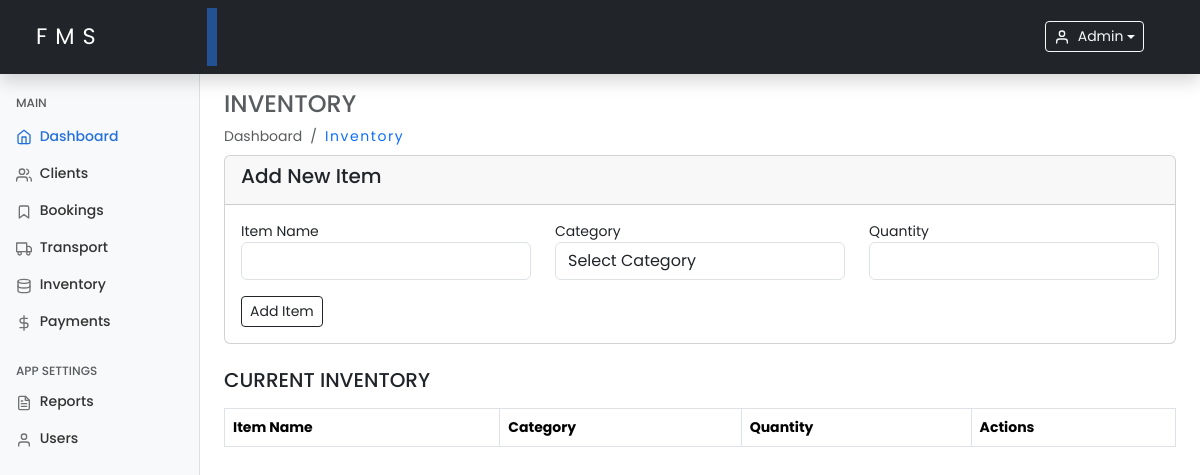
Page /inventory.php (signed in) on the earlier database version.
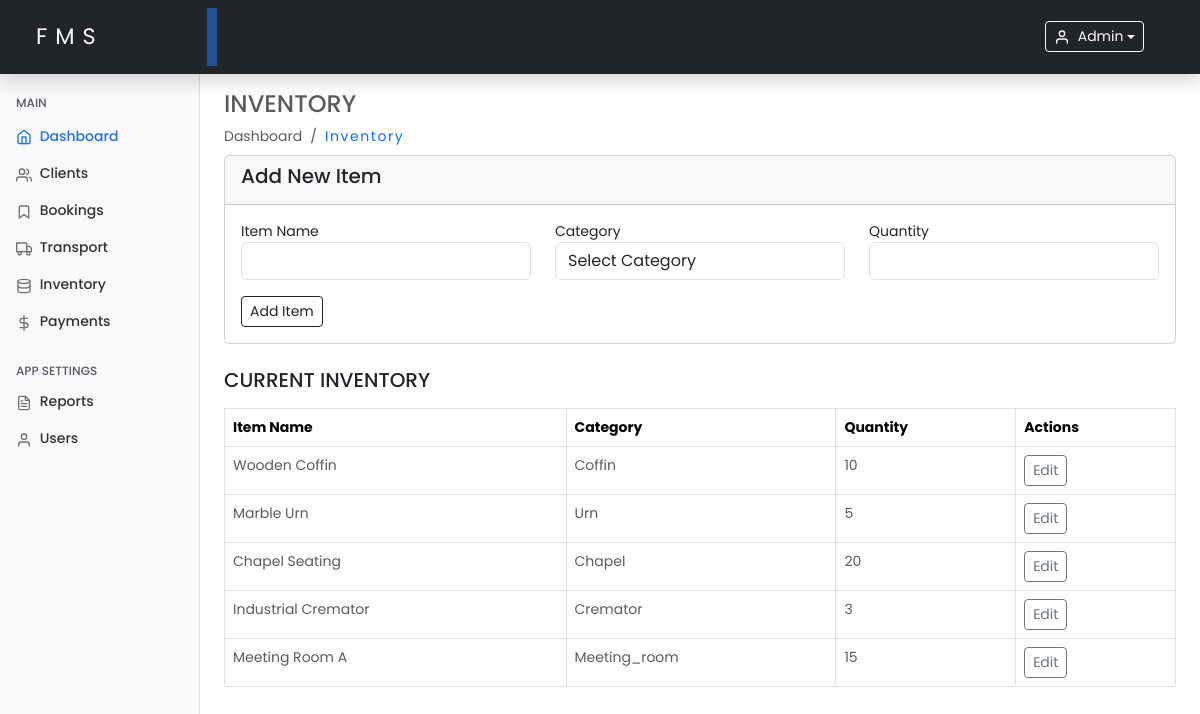
Same page on the later database version.
### tables this page shows
CREATE TABLE `inventory` (
  `id` int(11) NOT NULL,
  `item_name` varchar(100) NOT NULL,
  `category` enum('coffin','urn','chapel','cremator','meeting_room') NOT NULL,
  `quantity` int(11) NOT NULL,
  `last_updated` timestamp NOT NULL DEFAULT current_timestamp() ON UPDATE current_timestamp()
);

### includes/functions.php (called while the page is built, shortened)
<?php
function fetchInventoryData($conn) {
    $inventoryData = [];
    $stmt = $conn->prepare("SELECT id, item_name, category, quantity FROM inventory");
    if ($stmt->execute()) {
        $result = $stmt->get_result();
        while ($row = $result->fetch_assoc()) {
            $inventoryData[] = $row;
        }
    } else {
        echo "Error fetching inventory data: " . $stmt->error;
    }
    return $inventoryData;
}

### inventory.php (the view, shortened to what this page needs)
<?php
include 'includes/functions.php';
$inventoryData = fetchInventoryData($conn);
include './includes/header.php';
include './includes/sidebar.php';
?>
<main class="col-md-9 ms-sm-auto col-lg-10 px-md-4 mt-2">
    <h4 class="text-muted text-uppercase mt-2">Inventory</h4>
    <ol class="breadcrumb mb-2">
        <li class="breadcrumb-item active">Dashboard</li>
        <li class="breadcrumb-item">
            <a class="text-decoration-none hover-underline" href="inventory.php">Inventory</a>
        </li>
    </ol>
    <div class="card mb-4">
        <div class="card-header">
            <h5 class="card-title">Add New Item</h5>
        </div>
        <div class="card-body">
            <form method="POST">
                <div class="row mb-3">
                    <div class="col-md-4 form-group">
                        <label for="item_name">Item Name</label>
                        <input type="text" name="item_name" class="form-control" required>
                    </div>
                    <div class="col-md-4 form-group">
                        <label for="category">Category</label>
                        <select name="category" class="form-control" required>
                            <option value="" disabled selected>Select Category</option>
                        </select>
                    </div>
                    <div class="col-md-4 form-group">
                        <label for="quantity">Quantity</label>
                        <input type="number" name="quantity" class="form-control" required>
                    </div>
                </div>
                <button type="submit" name="add_item" class="btn btn-sm btn-outline-dark">Add Item</button>
            </form>
        </div>
    </div>
    <h5 class="text-dark text-uppercase mt-2">Current Inventory</h5>
    <table class="table table-bordered mt-3">
        <thead>
            <tr>
                <th>Item Name</th>
                <th>Category</th>
                <th>Quantity</th>
                <th>Actions</th>
            </tr>
        </thead>
        <tbody>
            <?php foreach ($inventoryData as $item): ?>
            <tr>
                <td class="text-muted text-capitalize"><?php echo htmlspecialchars($item['item_name']); ?></td>
                <td class="text-muted text-capitalize"><?php echo htmlspecialchars($item['category']); ?></td>
                <td class="text-muted text-capitalize"><?php echo htmlspecialchars($item['quantity']); ?></td>
                <td>
                    <button class="btn btn-sm btn-outline-secondary" data-toggle="modal" data-target="#editItemModal<?php echo $item['id']; ?>">Edit</button>
                </td>
            </tr>
            <?php endforeach; ?>
        </tbody>
    </table>
</main>
<?php include './includes/footer.php'; ?>

### includes/header.php (shortened to what this page needs)
<?php
require_once 'includes/functions.php';
?>
<!doctype html>
<html lang="en">
<head>
    <link href="https://cdn.jsdelivr.net/npm/bootstrap@5.3.3/dist/css/bootstrap.min.css" rel="stylesheet">
    <link rel="stylesheet" href="assets/css/dashboard.css">
    <link href="https://cdnjs.cloudflare.com/ajax/libs/fullcalendar/6.1.15/index.min.js" rel="stylesheet" />
</head>
<body>
    <header class="navbar navbar-dark sticky-top bg-dark p-2 flex-md-nowrap p-0 shadow">
        <a class="navbar-brand col-md-3 col-lg-2 me-0 px-3" href="./dashboard.php">FMS</a>
        <div class="dropdown ms-auto pe-5">
            <button class="btn btn-sm btn-outline-light rounded-60 dropdown-toggle d-flex align-items-center text-capitalize" type="button" id="userDropdown" data-bs-toggle="dropdown" aria-expanded="false">
                <span data-feather="user" class="me-2"></span>
                <?php echo htmlspecialchars($_SESSION['username']); ?>
            </button>
        </div>
    </header>

### includes/sidebar.php
<div class="container-fluid">
    <div class="row">
        <nav id="sidebarMenu" class="col-md-3 col-lg-2 d-md-block bg-light sidebar collapse">
            <div class="position-sticky pt-4">
                <h6 class="sidebar-heading d-flex justify-content-between align-items-center px-3 mt-4 mb-1 text-muted">
                    <span>Main</span>
                </h6>
                <ul class="nav flex-column my-2">
                    <li class="nav-item">
                        <a class="nav-link active d-flex align-items-center" aria-current="page" href="./dashboard.php">
                            <span data-feather="home"></span>&nbsp;Dashboard
                        </a>
                    </li>
                    <li class="nav-item">
                        <a class="nav-link" href="./clients.php">
                            <span data-feather="users"></span>
                            Clients
                        </a>
                    </li>
                    <li class="nav-item">
                        <a class="nav-link" href="./bookings.php">
                            <span data-feather="bookmark"></span>
                            Bookings
                        </a>
                    </li>
                    <li class="nav-item">
                        <a class="nav-link" href="./logistics.php">
                            <span data-feather="truck"></span>
                            Transport
                        </a>
                    </li>
                    <li class="nav-item">
                        <a class="nav-link" href="./inventory.php">
                            <span data-feather="database"></span>
                            Inventory
                        </a>
                    </li>
                    <li class="nav-item">
                        <a class="nav-link" href="./payments.php">
                            <span data-feather="dollar-sign"></span>
                            Payments
                        </a>
                    </li>
                </ul>
                <h6 class="sidebar-heading d-flex justify-content-between align-items-center px-3 mt-4 mb-1 text-muted">
                    <span>App Settings</span>
                </h6>
                <ul class="nav flex-column mb-2">
                    <li class="nav-item">
                        <a class="nav-link" href="./reports.php">
                            <span data-feather="file-text"></span>
                            Reports
                        </a>
                    </li>
                    <li class="nav-item">
                        <a class="nav-link" href="./users.php">
                            <span data-feather="user"></span>
                            Users
                        </a>
                    </li>
                </ul>
            </div>
        </nav>

### includes/footer.php (shortened to what this page needs)
</div>
</div>
</body>
</html>

### assets/css/dashboard.css (style rules this page uses)
* { margin: 0; padding: 0; box-sizing: border-box; }
body { font-size: .875rem; font-family: "Poppins", sans-serif; }
.feather { width: 16px; height: 16px; vertical-align: text-bottom; }
.sidebar { position: fixed; top: 0; bottom: 0; left: 0; z-index: 100; padding: 48px 0 0; box-shadow: inset -1px 0 0 rgba(0, 0, 0, .1); }
.sidebar .nav-link { font-weight: 500; color: #333; }
.sidebar .nav-link .feather { margin-right: 4px; color: #727272; }
.sidebar .nav-link.active { color: #2470dc; }
.sidebar .nav-link:hover .feather, .sidebar .nav-link.active .feather { color: inherit; }
.sidebar-heading { font-size: .75rem; text-transform: uppercase; }
.navbar-brand { padding-top: .75rem; padding-bottom: .75rem; font-size: 1.4rem; margin-left: .75rem; letter-spacing: .5rem; box-shadow: inset -10px 0 0 rgba(36, 113, 220, 0.6); }

### includes/header.php (style rules this page uses)
.active { background-color: transparent !important; }
.text-decoration-none { font-weight: 400; letter-spacing: 0.1rem; text-decoration: none !important; }

Differences in the rows shown:
added inventory: item_name "Wooden Coffin", category "Coffin", quantity "10"
added inventory: item_name "Marble Urn", category "Urn", quantity "5"
added inventory: item_name "Chapel Seating", category "Chapel", quantity "20"
added inventory: item_name "Industrial Cremator", category "Cremator", quantity "3"
added inventory: item_name "Meeting Room A", category "Meeting_room", quantity "15"
